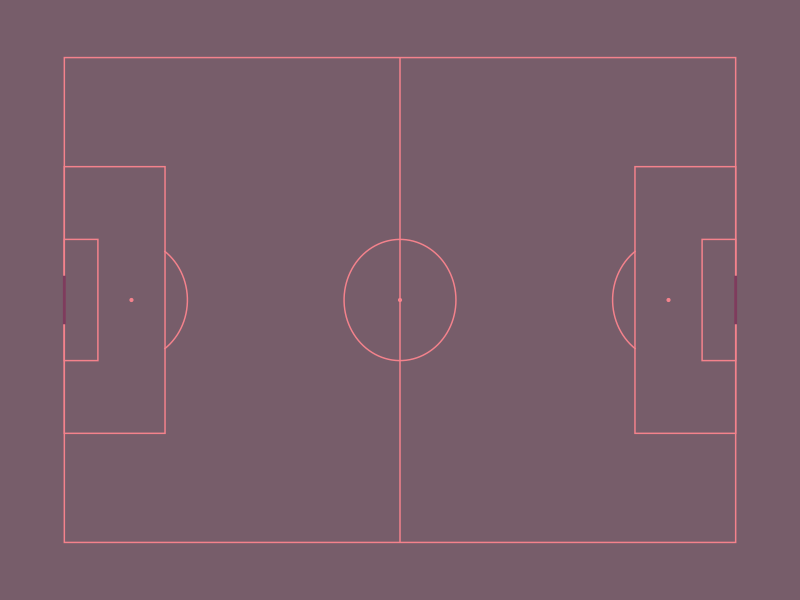

Source code (R):
options(warn=-1)
require(ggplot2)

# set our colours for our pitch
grass_colour <- "#775D6A"
line_colour <- "#F4828C"
background_colour <- "#775D6A"
goal_colour <- "#7E3C5D"

theme_blankPitch = function(size=12) {
  theme(
    #axis.line=element_blank(),
    axis.text.x=element_blank(),
    axis.text.y=element_blank(),
    #axis.ticks.y=element_text(size=size),
    axis.ticks.length=unit(0, "lines"),
    #axis.ticks.margin=unit(0, "lines"),
    axis.title.x=element_blank(),
    axis.title.y=element_blank(),
    legend.background=element_rect(fill=background_colour, colour=NA),
    legend.key=element_rect(colour=background_colour,fill=background_colour),
    legend.key.size=unit(1.2, "lines"),
    legend.text=element_text(size=size),
    legend.title=element_text(size=size, face="bold",hjust=0),
    strip.background = element_rect(colour = background_colour, fill = background_colour, size = .5),
    panel.background=element_rect(fill=background_colour,colour=background_colour),
    panel.grid.major=element_blank(),
    panel.grid.minor=element_blank(),
    panel.spacing=element_blank(),
    plot.background=element_blank(),
    plot.margin=unit(c(0, 0, 0, 0), "lines"),
    plot.title=element_text(size=size*1.2),
    strip.text.y=element_text(colour=background_colour,size=size,angle=270),
    strip.text.x=element_text(size=size*1))}


ymin <- 0 # minimum width
ymax <- 80 # maximum width
xmin <- 0 # minimum length
xmax <- 120 # maximum length


# Defining features along the length
boxEdgeDef <- 18
boxEdgeOff <- 102
halfwayline <- 60
sixYardDef <- 6
sixYardOff <- 114
penSpotDef <- 12
penSpotOff <- 108

# Defining features along the width
boxEdgeLeft <- 18
boxEdgeRight <- 62
sixYardLeft <- 30
sixYardRight <- 50
goalPostLeft <- 36
goalPostRight <- 44
CentreSpot <- 40

# other dimensions
centreCirle_d <- 20

padding = 5


circleFun <- function(center = c(0,0),diameter = 1, npoints = 100){
  r = diameter / 2
  tt <- seq(0,2*pi,length.out = npoints)
  xx <- center[1] + r * cos(tt)
  yy <- center[2] + r * sin(tt)
  return(data.frame(x = xx, y = yy))
}

#### create center circle ####
center_circle <- circleFun(c(halfwayline,CentreSpot),centreCirle_d,npoints = 100)

### FIRST STAGE
## initiate the plot, set some boundries to the plot
geom_statsbomb <- ggplot() + xlim(c(xmin-padding,xmax+padding)) + ylim(c(ymin-padding,ymax+padding)) +
  # add the theme
  theme_blankPitch()

geom_statsbomb <- geom_statsbomb +
  # add the base rectangle of the pitch
  geom_rect(aes(xmin=xmin, xmax=xmax, ymin=ymin, ymax=ymax), fill = NA, colour = line_colour) +
  # add the 18 yard box defensive
  geom_rect(aes(xmin=xmin, xmax=boxEdgeDef, ymin=boxEdgeLeft, ymax=boxEdgeRight), fill = grass_colour, colour = line_colour) +
  # add the 18 yard box offensive
  geom_rect(aes(xmin=boxEdgeOff, xmax=xmax, ymin=boxEdgeLeft, ymax=boxEdgeRight), fill = grass_colour, colour = line_colour) +
  # add halway line
  geom_segment(aes(x = halfwayline, y = ymin, xend = halfwayline, yend = ymax),colour = line_colour) +
  # add the six yard box Defensive
  geom_rect(aes(xmin=xmin, xmax=sixYardDef, ymin=sixYardLeft, ymax=sixYardRight), fill = grass_colour, colour = line_colour)  +
  # add the six yard box offensive
  geom_rect(aes(xmin=sixYardOff, xmax=xmax, ymin=sixYardLeft, ymax=sixYardRight), fill = grass_colour, colour = line_colour) +
  # add centre circle
  geom_path(data=center_circle, aes(x=x,y=y), colour = line_colour) +
  # add penalty spot left
  geom_point(aes(x = penSpotDef , y = CentreSpot), colour = line_colour, size = 0.75) +
  # add penalty spot right
  geom_point(aes(x = penSpotOff , y = CentreSpot), colour = line_colour, size = 0.75) +
  # add centre spot
  geom_point(aes(x = halfwayline , y = CentreSpot), colour = line_colour, size = 0.75) +
  # add the arcs
  annotate("path",
           x = 12 + 10 * cos(seq(-0.3*pi, 0.3*pi, length.out = 30)),
           y = 40 + 10 * sin(seq(-0.3*pi, 0.3*pi, length.out = 30)),
           col = line_colour) +
  annotate("path",
           x = (120-12) - 10 * cos(seq(-0.3*pi, 0.3*pi, length.out = 30)),
           y = 40 + 10 * sin(seq(-0.3*pi, 0.3*pi, length.out = 30)),
           col = line_colour) +
  # add the goal Defensive
  geom_segment(aes(x = xmin, y = goalPostLeft, xend = xmin, yend = goalPostRight),colour = goal_colour, size = 1) +
  # add the goal offensive
  geom_segment(aes(x = xmax, y = goalPostLeft, xend = xmax, yend = goalPostRight),colour = goal_colour, size = 1)